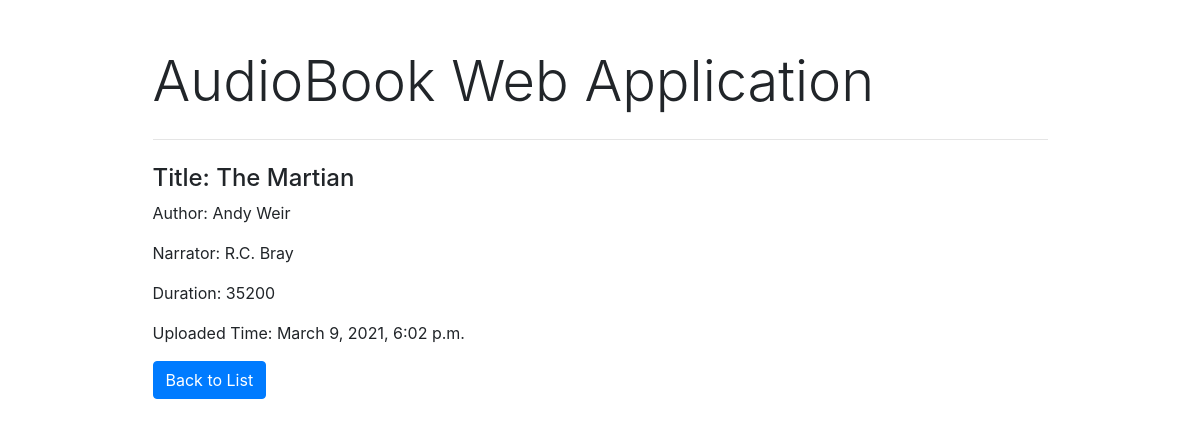
The page /audioBook/3/detail/ on the database its author committed.
### audiofile_app/models.py (models this page shows, shortened)
class AudioBook(models.Model):
    title = models.CharField(max_length=100)
    author = models.CharField(max_length=100)
    narrator = models.CharField(max_length=100)
    duration = models.PositiveIntegerField()
    uploaded_time = models.DateTimeField(auto_now_add=True)

### audiofile_app/views.py (the view)
# urls.py: path('<int:audio_book_id>/detail/', views.audio_book_detail, name='audio_book_detail'),
def audio_book_detail(request, audio_book_id):
    try:
        audio_book = AudioBook.objects.get(pk=audio_book_id)
    except AudioBook.DoesNotExist:
        raise Http404("Audio Book does not exist")
    return render(request, 'audiofile_app/audio_book_detail.html', {'audio_book': audio_book})

### audiofile_app/templates/audiofile_app/audio_book_detail.html
{% extends 'audiofile_app/base.html' %}
{% block content %}
<h4>Title: {{audio_book.title}}</h4>
<p>Author: {{audio_book.author}}</p>
<p>Narrator: {{audio_book.narrator}}</p>
<p>Duration: {{audio_book.duration}}</p>
<p>Uploaded Time: {{audio_book.uploaded_time}}</p>
<a href="{% url 'audio_book_list' %}" role="button" class="btn btn-primary">Back to List</a>
{% endblock %}

### rows shown on the page
AudioBook: title "The Martian", author "Andy Weir", narrator "R.C. Bray", duration "35200", uploaded_time "March 9, 2021, 6:02 p.m."
